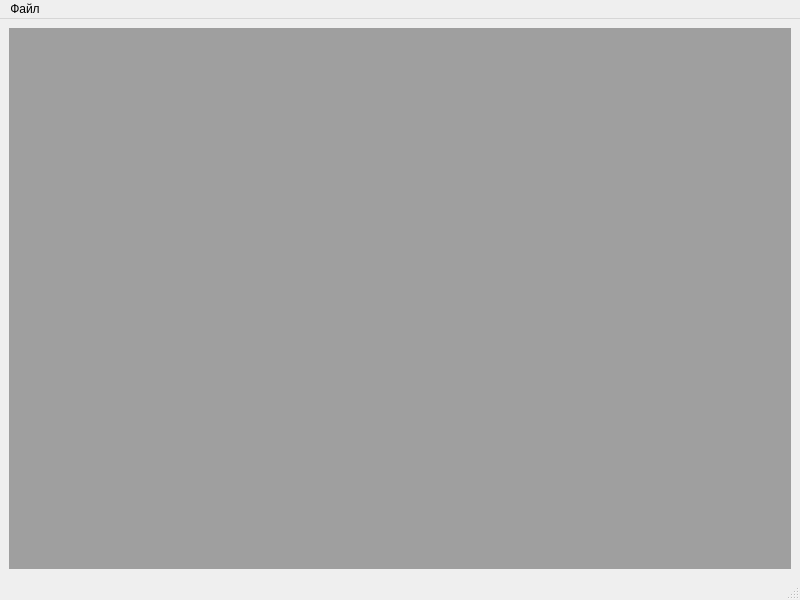
<?xml version="1.0" encoding="UTF-8"?>
<ui version="4.0">
 <class>MainWindow</class>
 <widget class="QMainWindow" name="MainWindow">
  <property name="geometry">
   <rect>
    <x>0</x>
    <y>0</y>
    <width>800</width>
    <height>600</height>
   </rect>
  </property>
  <property name="windowTitle">
   <string>MainWindow</string>
  </property>
  <widget class="QWidget" name="centralwidget">
   <layout class="QGridLayout" name="gridLayout">
    <item row="0" column="0">
     <widget class="QMdiArea" name="mdiArea"/>
    </item>
   </layout>
  </widget>
  <widget class="QMenuBar" name="menubar">
   <property name="geometry">
    <rect>
     <x>0</x>
     <y>0</y>
     <width>800</width>
     <height>23</height>
    </rect>
   </property>
   <widget class="QMenu" name="menu">
    <property name="title">
     <string>Файл</string>
    </property>
    <addaction name="actionNewText"/>
    <addaction name="actionOpenText"/>
    <addaction name="actionOpenImage"/>
    <addaction name="actionSave"/>
    <addaction name="actionSaveAs"/>
    <addaction name="actionCopy"/>
   </widget>
   <addaction name="menu"/>
  </widget>
  <widget class="QStatusBar" name="statusbar"/>
  <action name="actionNewText">
   <property name="text">
    <string> Создать текст </string>
   </property>
  </action>
  <action name="actionOpenText">
   <property name="text">
    <string>Открыть текст </string>
   </property>
  </action>
  <action name="actionOpenImage">
   <property name="text">
    <string>Открыть картинку </string>
   </property>
  </action>
  <action name="actionSave">
   <property name="text">
    <string>Сохранить  </string>
   </property>
  </action>
  <action name="actionSaveAs">
   <property name="text">
    <string>Сохранить как...</string>
   </property>
  </action>
  <action name="actionCopy">
   <property name="text">
    <string>Копировать </string>
   </property>
  </action>
 </widget>
 <resources/>
 <connections/>
</ui>
